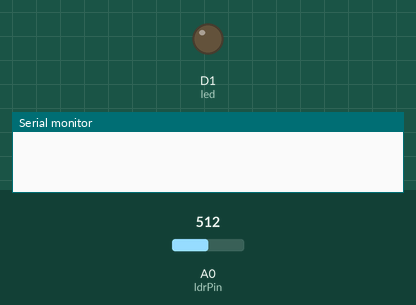
Recording of a sketch running on a simulated ESP8266 (NodeMCU). Parts: output pins drawn as LEDs (lit = HIGH), the last lines printed to the serial monitor. Inputs (shaded band) come from the test bench; at power-on: A0 (ldrPin) = 512. WiFi joins after 1.5 s; servers stay silent unless stated.

Above: at 0.1 s.
At 1.9 s:
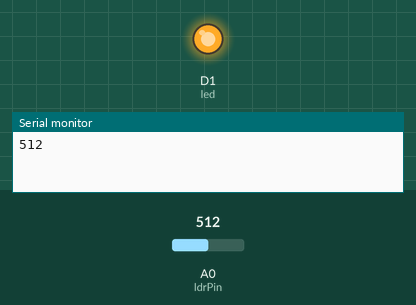
Timing chart, 0 to 3.4 s (numbered marks = the images above):
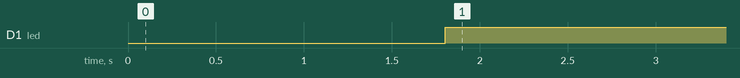

Measured:
- by itself, D1 (led): LOW → HIGH at 1.8 s

The sketch:

sample.ino
```cpp
#define BLYNK_TEMPLATE_ID "TMPL3Y5Hqs0fQ"
#define BLYNK_TEMPLATE_NAME "medicine"
#define BLYNK_AUTH_TOKEN "0n36v5e0Hoor7Ox74l-rfl4Oc8TmviZ2"
#include <ESP8266WiFi.h>
#include <BlynkSimpleEsp8266.h>

char auth[]=BLYNK_AUTH_TOKEN;
const int ldrPin = A0;
const int led = D1;
int threshold = 150;
bool flag = false;

void setup()
{
  // put your setup code here, to run once:
  // In general, the resistance of an LDR decreases as the light intensity increases and vice versa.
  Serial.begin(9600);
  Blynk.begin(auth,"Soham","iambatman");
  pinMode(ldrPin, INPUT);
  pinMode(led, OUTPUT);
}

void loop()
{
  Blynk.run();
  // put your main code here, to run repeatedly:
  int rawData = analogRead(ldrPin);
  Serial.println(rawData);
  if(flag)
  {
    delay(10000);
    flag = false;
  }
  if (rawData > threshold)
  {
    flag = true;
    digitalWrite(led,HIGH);
    Blynk.logEvent("medicine_alert","Take medicines");
  }
  else
  {
    digitalWrite(led,LOW);
  }
  delay(100);
}
```
